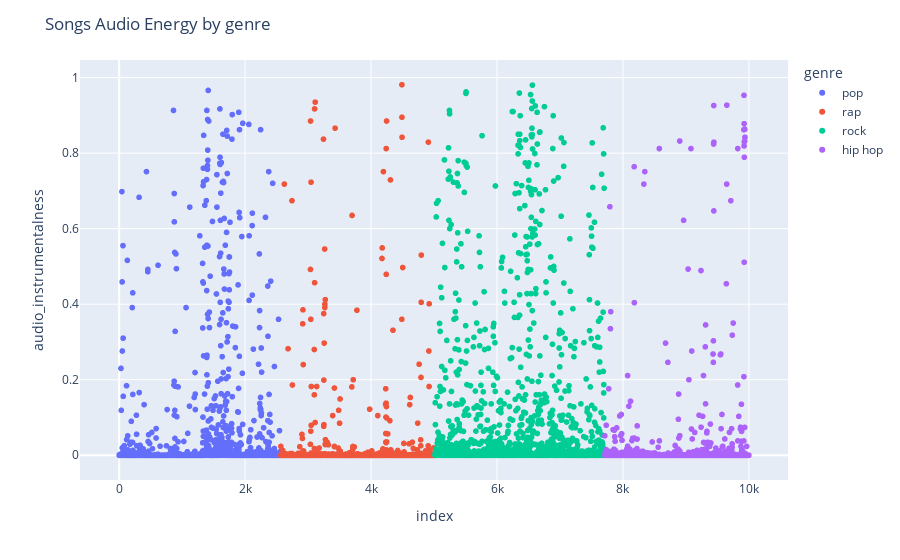

Here is the notebook cell this chart was saved with:
### Markdown cell above
### Audio Instrumentalness

### Code cell
fig2 = px.scatter(train_df, y="audio_instrumentalness", color="genre")
fig2.update_layout(title='Songs Audio Energy by genre')
fig2.show()

### Figure 1 — Plotly figure (JSON) as saved in the notebook; plotly's stock layout.template omitted (floating-point values rounded to 4 significant figures; data arrays with more than 128 entries replaced by an {"elided": "..."} marker saying what was removed)
{"data": [{"hovertemplate": "genre=pop<br>index=%{x}<br>audio_instrumentalness=%{y}<extra></extra>", "legendgroup": "pop", "marker": {"color": "#636efa", "symbol": "circle"}, "mode": "markers", "name": "pop", "showlegend": true, "type": "scattergl", "x": {"elided": "2565 int values"}, "xaxis": "x", "y": {"elided": "2565 float values"}, "yaxis": "y"}, {"hovertemplate": "genre=rap<br>index=%{x}<br>audio_instrumentalness=%{y}<extra></extra>", "legendgroup": "rap", "marker": {"color": "#EF553B", "symbol": "circle"}, "mode": "markers", "name": "rap", "showlegend": true, "type": "scattergl", "x": {"elided": "2450 int values"}, "xaxis": "x", "y": {"elided": "2450 float values"}, "yaxis": "y"}, {"hovertemplate": "genre=rock<br>index=%{x}<br>audio_instrumentalness=%{y}<extra></extra>", "legendgroup": "rock", "marker": {"color": "#00cc96", "symbol": "circle"}, "mode": "markers", "name": "rock", "showlegend": true, "type": "scattergl", "x": {"elided": "2696 int values"}, "xaxis": "x", "y": {"elided": "2696 float values"}, "yaxis": "y"}, {"hovertemplate": "genre=hip hop<br>index=%{x}<br>audio_instrumentalness=%{y}<extra></extra>", "legendgroup": "hip hop", "marker": {"color": "#ab63fa", "symbol": "circle"}, "mode": "markers", "name": "hip hop", "showlegend": true, "type": "scattergl", "x": {"elided": "2289 int values"}, "xaxis": "x", "y": {"elided": "2289 float values"}, "yaxis": "y"}], "layout": {"legend": {"title": {"text": "genre"}, "tracegroupgap": 0}, "margin": {"t": 60}, "title": {"text": "Songs Audio Energy by genre"}, "xaxis": {"anchor": "y", "domain": [0, 1], "title": {"text": "index"}}, "yaxis": {"anchor": "x", "domain": [0, 1], "title": {"text": "audio_instrumentalness"}}}}
